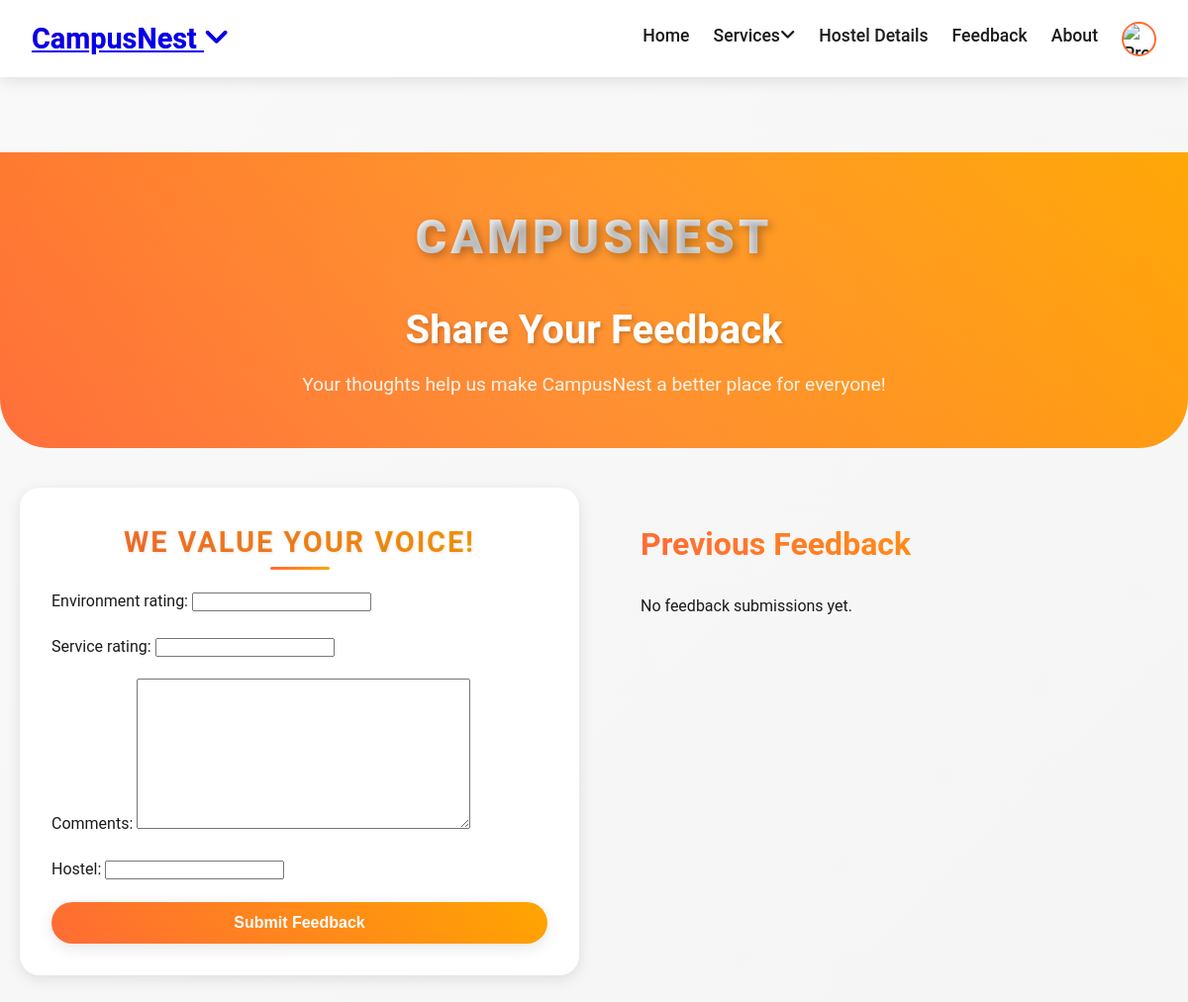
/feedback/ (signed in), run on an earlier commit of the app's database.
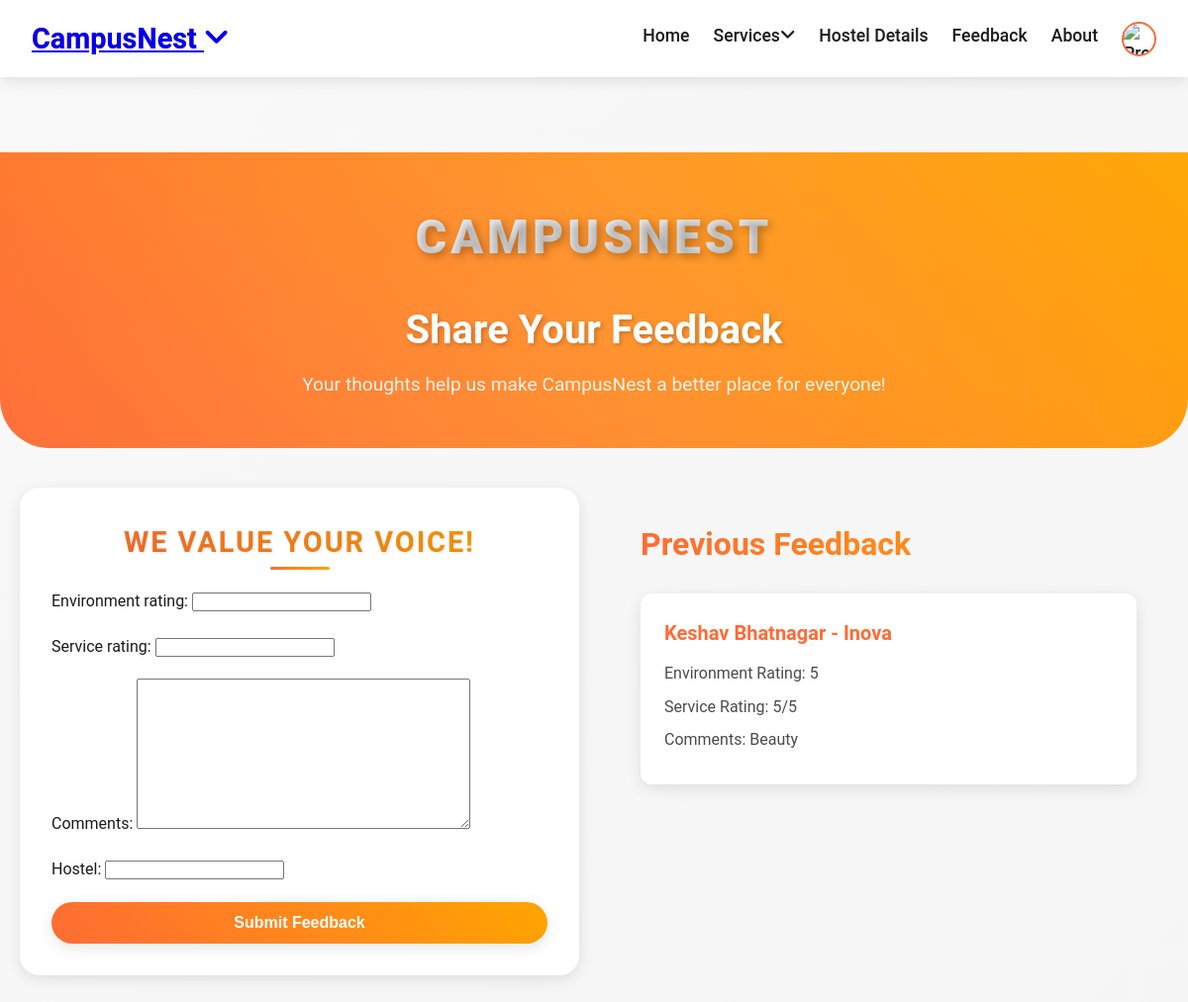
And on a later commit of the database.
### Hostels/models.py (models this page shows, shortened)
class Feedback(models.Model):
    user = models.ForeignKey(CustomUser, on_delete=models.SET_NULL, null=True)
    environment_rating = models.CharField(max_length=20)
    service_rating = models.IntegerField()
    comments = models.TextField()
    hostel = models.CharField(max_length=50)
    submitted_at = models.DateTimeField(auto_now_add=True)

class CustomUser(AbstractUser):
    username = None  # Remove username field
    email = models.EmailField(unique=True)
    roll_number = models.CharField(max_length=20, blank=True, null=True,unique=True)  # Optional field
    USERNAME_FIELD = 'email'
    REQUIRED_FIELDS = ['first_name', 'last_name']  # roll_number is optional
    objects = CustomUserManager()

### Hostels/views.py (the view)
# urls.py: path('feedback/', views.feedback, name='feedback'),
@login_required
def feedback(request):
    if request.method == 'POST':
        form = FeedbackForm(request.POST)
        if form.is_valid():
            feedback = form.save(commit=False)
            feedback.user = request.user
            feedback.save()
            messages.success(request, 'Thank you for your feedback!')
            return redirect('feedback')
    else:
        form = FeedbackForm()
    feedbacks = Feedback.objects.all().order_by('-submitted_at')
    return render(request, 'Rooms_feedback.html', {
        'form': form,
        'feedbacks': feedbacks
    })

### Hostels/forms.py
class FeedbackForm(forms.ModelForm):
    class Meta:
        model = Feedback
        fields = ['environment_rating', 'service_rating', 'comments', 'hostel']

### Hostels/templates/Rooms_feedback.html (shortened to what this page needs)
{% extends 'Rooms_base.html' %}
    {% load static %}
    {% block content %}
<!DOCTYPE html>
<html lang="en">
<head>
    <link rel="stylesheet" href="{% static 'css/Rooms_feedback.css' %}">
</head>
<body>
    <section class="feedback-header">
        <div class="header-content">
            <div class="header-logo-text">CampusNest</div>
            <h1>Share Your Feedback</h1>
            <p>Your thoughts help us make CampusNest a better place for everyone!</p>
        </div>
    </section>
    <div class="feedback-container">
        <div class="form-section">
            <div class="form-image">
                <div class="form-tagline">We Value Your Voice!</div>
            </div>
            <form method="POST" class="feedback-form">
                {{ form.as_p }}
                <button type="submit" class="submit-btn">Submit Feedback</button>
            </form>
        </div>
        <div class="feedback-list-section">
            <h2>Previous Feedback</h2>
            <div class="feedback-list">
                {% for feedback in feedbacks %}
                <div class="feedback-item">
                    <h4>{{ feedback.user.get_full_name }} - {{ feedback.hostel }}</h4>
                    <p>Environment Rating: {{ feedback.environment_rating }}</p>
                    <p>Service Rating: {{ feedback.service_rating }}/5</p>
                    <p>Comments: {{ feedback.comments }}</p>
                </div>
                {% empty %}
                <p>No feedback submissions yet.</p>
                {% endfor %}
            </div>
        </div>
    </div>
    {% endblock %}

What changed in the data, as far as the page shows it:
added Feedback: user.get_full_name "Keshav Bhatnagar", hostel "Inova", environment_rating "5", service_rating "5", comments "Beauty"
Also different on the page:
text no longer shown: "No feedback submissions yet."
